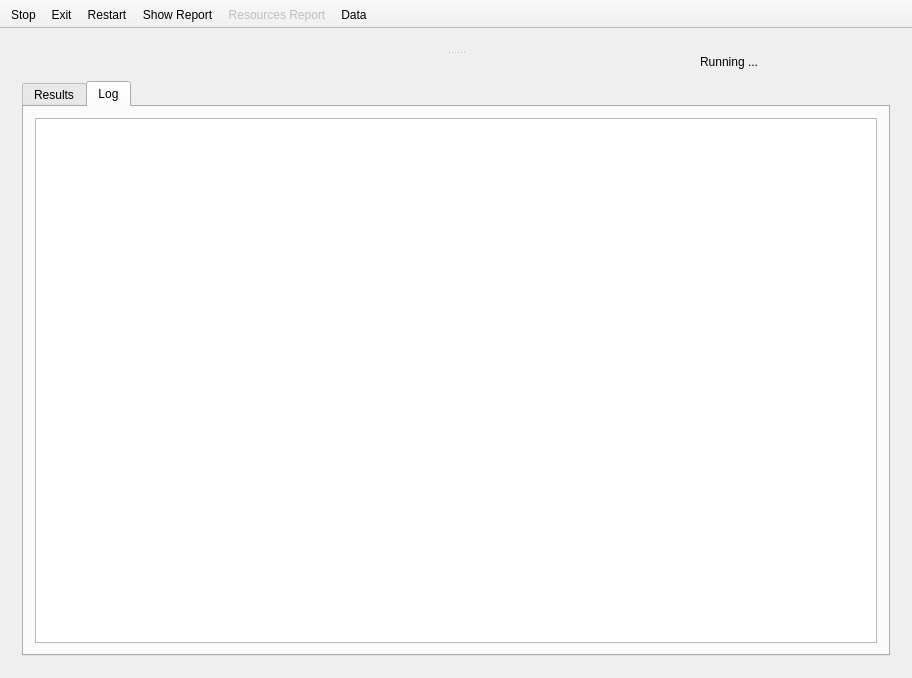
<?xml version="1.0" encoding="UTF-8"?>
<ui version="4.0">
 <class>MainWindow</class>
 <widget class="QMainWindow" name="MainWindow">
  <property name="geometry">
   <rect>
    <x>0</x>
    <y>0</y>
    <width>912</width>
    <height>678</height>
   </rect>
  </property>
  <property name="windowTitle">
   <string notr="true">Vk.vom image uploader</string>
  </property>
  <property name="windowIcon">
   <iconset resource="execute.qrc">
    <normaloff>:/fastexecutescript/images/Logo.png</normaloff>:/fastexecutescript/images/Logo.png</iconset>
  </property>
  <widget class="QWidget" name="centralWidget">
   <layout class="QVBoxLayout" name="verticalLayout_2">
    <item>
     <widget class="QSplitter" name="splitter">
      <property name="orientation">
       <enum>Qt::Vertical</enum>
      </property>
      <widget class="QWidget" name="verticalLayoutWidget">
       <layout class="QVBoxLayout" name="BrowserLayout">
        <property name="sizeConstraint">
         <enum>QLayout::SetMaximumSize</enum>
        </property>
        <property name="topMargin">
         <number>0</number>
        </property>
       </layout>
      </widget>
      <widget class="QWidget" name="verticalLayoutWidget_2">
       <layout class="QVBoxLayout" name="ControlLayout">
        <property name="spacing">
         <number>0</number>
        </property>
        <property name="topMargin">
         <number>0</number>
        </property>
        <item>
         <layout class="QHBoxLayout" name="horizontalLayout_4">
          <property name="topMargin">
           <number>0</number>
          </property>
          <property name="bottomMargin">
           <number>12</number>
          </property>
          <item>
           <widget class="QLabel" name="LabelLicense">
            <property name="maximumSize">
             <size>
              <width>16777215</width>
              <height>30</height>
             </size>
            </property>
            <property name="text">
             <string/>
            </property>
            <property name="alignment">
             <set>Qt::AlignLeading|Qt::AlignLeft|Qt::AlignVCenter</set>
            </property>
           </widget>
          </item>
          <item>
           <widget class="QLabel" name="LabelRunning">
            <property name="maximumSize">
             <size>
              <width>16777215</width>
              <height>30</height>
             </size>
            </property>
            <property name="text">
             <string>Running ...</string>
            </property>
            <property name="scaledContents">
             <bool>true</bool>
            </property>
            <property name="alignment">
             <set>Qt::AlignRight|Qt::AlignTrailing|Qt::AlignVCenter</set>
            </property>
           </widget>
          </item>
          <item>
           <widget class="QLabel" name="LabelGif">
            <property name="minimumSize">
             <size>
              <width>126</width>
              <height>0</height>
             </size>
            </property>
            <property name="maximumSize">
             <size>
              <width>126</width>
              <height>30</height>
             </size>
            </property>
            <property name="text">
             <string/>
            </property>
           </widget>
          </item>
         </layout>
        </item>
        <item>
         <widget class="QTabWidget" name="tabWidget">
          <property name="sizePolicy">
           <sizepolicy hsizetype="Expanding" vsizetype="Expanding">
            <horstretch>0</horstretch>
            <verstretch>0</verstretch>
           </sizepolicy>
          </property>
          <property name="currentIndex">
           <number>1</number>
          </property>
          <widget class="QWidget" name="tab">
           <attribute name="title">
            <string>Results</string>
           </attribute>
           <layout class="QHBoxLayout" name="horizontalLayout">
            <item>
             <layout class="QVBoxLayout" name="ResultsLayout">
              <property name="spacing">
               <number>0</number>
              </property>
             </layout>
            </item>
           </layout>
          </widget>
          <widget class="QWidget" name="tab_2">
           <attribute name="title">
            <string>Log</string>
           </attribute>
           <layout class="QHBoxLayout" name="horizontalLayout_2">
            <item>
             <widget class="QTextBrowser" name="Results"/>
            </item>
           </layout>
          </widget>
         </widget>
        </item>
       </layout>
      </widget>
     </widget>
    </item>
   </layout>
  </widget>
  <widget class="QToolBar" name="toolBar">
   <property name="windowTitle">
    <string>toolBar</string>
   </property>
   <property name="movable">
    <bool>false</bool>
   </property>
   <property name="toolButtonStyle">
    <enum>Qt::ToolButtonTextBesideIcon</enum>
   </property>
   <attribute name="toolBarArea">
    <enum>TopToolBarArea</enum>
   </attribute>
   <attribute name="toolBarBreak">
    <bool>false</bool>
   </attribute>
   <addaction name="actionStop"/>
   <addaction name="actionExit"/>
   <addaction name="actionRestart"/>
   <addaction name="actionShow_Report"/>
   <addaction name="actionResources_Report"/>
   <addaction name="actionData"/>
  </widget>
  <action name="actionStop">
   <property name="icon">
    <iconset resource="execute.qrc">
     <normaloff>:/fastexecutescript/images/stop.png</normaloff>:/fastexecutescript/images/stop.png</iconset>
   </property>
   <property name="text">
    <string>Stop</string>
   </property>
  </action>
  <action name="actionShow_Report">
   <property name="icon">
    <iconset resource="../Engine/engine.qrc">
     <normaloff>:/engine/images/report.png</normaloff>:/engine/images/report.png</iconset>
   </property>
   <property name="text">
    <string>Show Report</string>
   </property>
  </action>
  <action name="actionResources_Report">
   <property name="enabled">
    <bool>false</bool>
   </property>
   <property name="icon">
    <iconset resource="execute.qrc">
     <normaloff>:/fastexecutescript/images/resources_ok.png</normaloff>:/fastexecutescript/images/resources_ok.png</iconset>
   </property>
   <property name="text">
    <string>Resources Report</string>
   </property>
  </action>
  <action name="actionShow">
   <property name="text">
    <string>Show</string>
   </property>
  </action>
  <action name="actionExit">
   <property name="icon">
    <iconset resource="execute.qrc">
     <normaloff>:/fastexecutescript/images/shutdown.png</normaloff>:/fastexecutescript/images/shutdown.png</iconset>
   </property>
   <property name="text">
    <string>Exit</string>
   </property>
   <property name="shortcut">
    <string>Ctrl+Q</string>
   </property>
  </action>
  <action name="actionRestart">
   <property name="icon">
    <iconset resource="execute.qrc">
     <normaloff>:/fastexecutescript/images/restart.png</normaloff>:/fastexecutescript/images/restart.png</iconset>
   </property>
   <property name="text">
    <string>Restart</string>
   </property>
  </action>
  <action name="actionData">
   <property name="icon">
    <iconset resource="../Engine/engine.qrc">
     <normaloff>:/engine/images/database.png</normaloff>:/engine/images/database.png</iconset>
   </property>
   <property name="text">
    <string>Data</string>
   </property>
  </action>
 </widget>
 <layoutdefault spacing="6" margin="11"/>
 <resources>
  <include location="../Engine/engine.qrc"/>
  <include location="execute.qrc"/>
 </resources>
 <connections/>
</ui>
